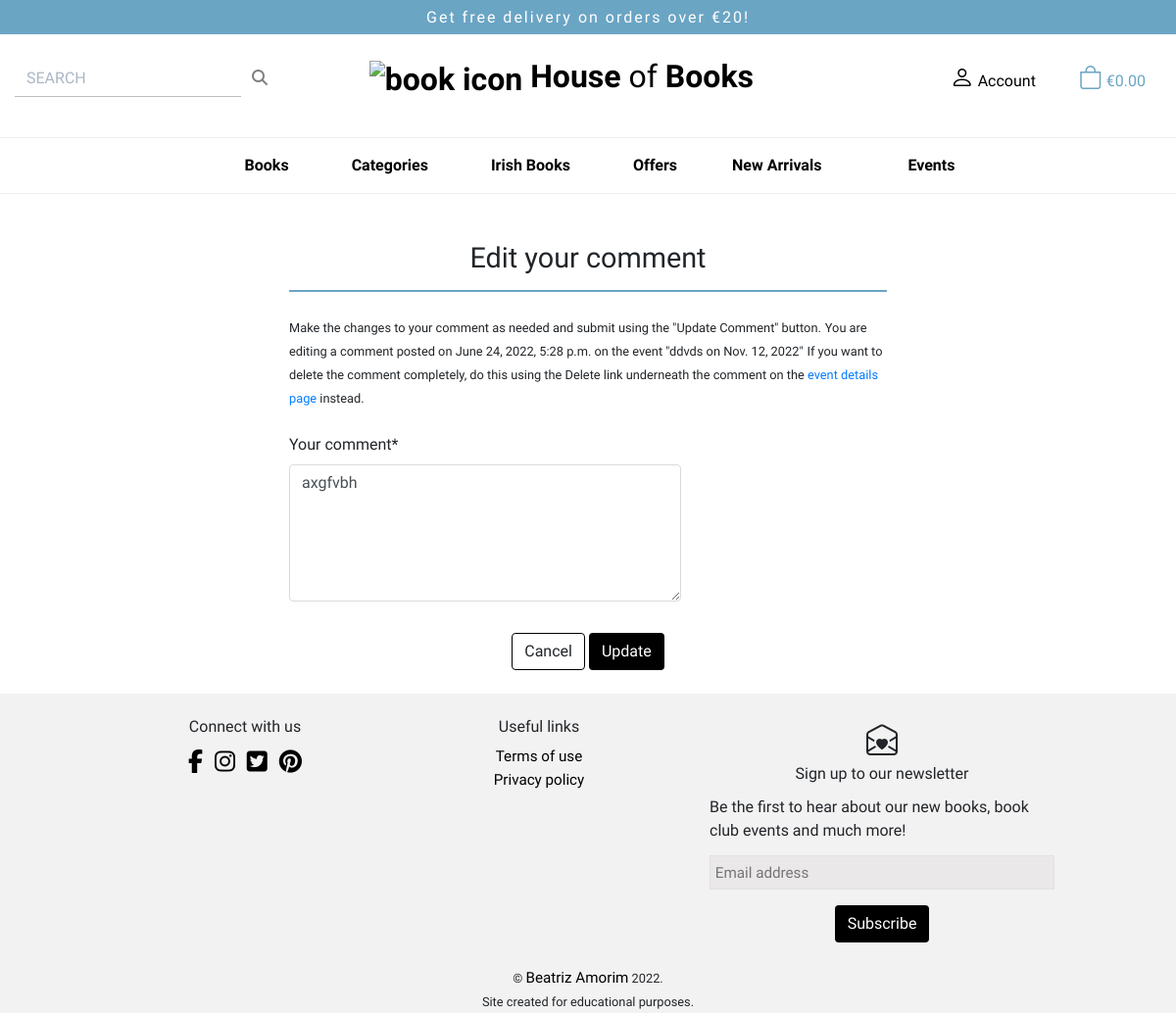
/events/edit_comment/1/ (signed in), run on the app's committed database.
### events/models.py (models this page shows, shortened)
class Comment(models.Model):
    class Meta:
        ordering = ['created_on']
    author_comment = models.ForeignKey(
        User, on_delete=models.CASCADE, related_name='event_comments'
        )
    event = models.ForeignKey(
        Event, on_delete=models.CASCADE, related_name='comments'
        )
    comment = models.TextField()
    created_on = models.DateTimeField(auto_now_add=True)

class Event(models.Model):
    class Meta:
        ordering = ['-date']
    name = models.CharField(max_length=50)
    location = models.CharField(max_length=100)
    county = models.ForeignKey(
        County, on_delete=models.CASCADE, related_name='events'
        )
    date = models.DateField()
    start_time = models.TimeField()
    end_time = models.TimeField()
    image = models.ImageField(null=True, blank=True)
    event_description = models.TextField()

### events/views.py (the view)
@login_required()
def edit_comment(request, comment_id):
    comment = get_object_or_404(Comment, pk=comment_id)
    if not request.user == comment.author_comment:
        raise PermissionDenied()
    event = comment.event
    if request.method == 'POST':
        form = CommentForm(request.POST, instance=comment)
        if form.is_valid():
            comment = form.save()
            messages.success(
                request,
                f'Updates to comment originally posted on '
                f'{comment.created_on.strftime("%d/%m/%Y, %-I.%M %p")} saved!'
                f' Comment is posted on "{event}"'
                )
            return redirect(reverse('event_details', args=[event.id]))
        else:
            messages.error(
                request,
                'Comment NOT updated. Please check the form for errors and '
                're-submit.'
                )
    else:
        form = CommentForm(instance=comment)
    context = {
        'event': event,
        'form': form,
        'comment': comment,
    }
    template = 'events/edit_comment.html'
    return render(request, template, context)

### events/forms.py (shortened to what this page needs)
class CommentForm(forms.ModelForm):
    class Meta:
        model = Comment
        fields = ('comment', )
        labels = {'comment': 'Your comment', }
    def __init__(self, *args, **kwargs):
        super().__init__(*args, **kwargs)
        self.fields['comment'].widget.attrs = {'rows': 5, 'maxlength': 1000}
        for field in self.fields:
            self.fields[field].widget.attrs['class'] = 'brand-form-input'

### bag/context.py (called while the page is built, shortened)
def bag_contents(request):
    bag_items = []
    total = 0
    product_count = 0
    bag = request.session.get('bag', {})
    if total < settings.FREE_DELIVERY_THRESHOLD:
        delivery = total * Decimal(settings.STANDARD_DELIVERY_PERCENTAGE / 100)
        free_delivery_delta = settings.FREE_DELIVERY_THRESHOLD - total
    else:
        delivery = 0
        free_delivery_delta = 0
    grand_total = delivery + total
    context = {
        'bag_items': bag_items,
        'total': total,
        'product_count': product_count,
        'delivery': delivery,
        'free_delivery_delta': free_delivery_delta,
        'free_delivery_threshold': settings.FREE_DELIVERY_THRESHOLD,
        'grand_total': grand_total,
    }
    return context

### events/templates/events/edit_comment.html (shortened to what this page needs)
{% extends "base.html" %}
{% load static %}
{% block extra_css %}
<link rel="stylesheet" href="{% static 'events/css/events.css' %}">
{% endblock %}
{% block content %}
<section class="container">
    <div class="row ">
        <div class="col-12 col-md-10 offset-md-1 col-xl-8 offset-xl-2 pt-5">
            <h1 class="mb-4 page-title text-center">Edit your comment</h1>
        </div>
    </div>
    <div class="row">
        <div class="col-12 col-md-10 offset-md-1 col-xl-8 offset-xl-2 ">
            <small>Make the changes to your comment as needed and submit using the "Update Comment" button.</small>
            <small>You are editing a comment posted on <span class="fw-600">{{ comment.created_on }}</span> on the event
                <span class="fw-600">"{{ event.name }} on {{ event.date }}"</span></small>
            <small>If you want to delete the comment completely, do this using the Delete link underneath the comment on
                the
                <a href="{% url 'event_details' event.id %}" class="text-link">event details page</a> instead.</small>
            <form method="POST" action="{% url 'edit_comment' comment.id %}" class="brand-form mt-4">
                {{ form|crispy }}
                <div class="text-center pt-3 pb-4">
                    <a class="btn general-btn-1" href="{% url 'event_details' event.id %}">Cancel</a>
                    <button class="btn general-btn" type="submit">Update</button>
                </div>
            </form>
        </div>
    </div>
</section>
{% endblock %}

### static/css/base.css (style rules this page uses)
* { margin: 0; padding: 0; box-sizing: border-box; font-family: 'sora'; }
#id_comment { height: 140px; max-width: 400px; }
@media (min-width: 1200px) { .container { max-width: 80%; } }
.general-btn { background-color: #000000; color: white; }
.general-btn-1 { border: 1px solid black; }
.form-control { border: 1px solid rgb(220, 217, 217) !important; }

### events/static/events/css/events.css (style rules this page uses)
.page-title { font-size: 1.8rem; border-bottom: 2px solid #6ba5c4; padding-bottom: 1rem; }

### data on the page
Comment: created_on "June 24, 2022, 5:28 p.m.", comment "axgfvbh"
Event: name "ddvds", date "Nov. 12, 2022"

### other printed values
{{ free_delivery_threshold }} "20"
